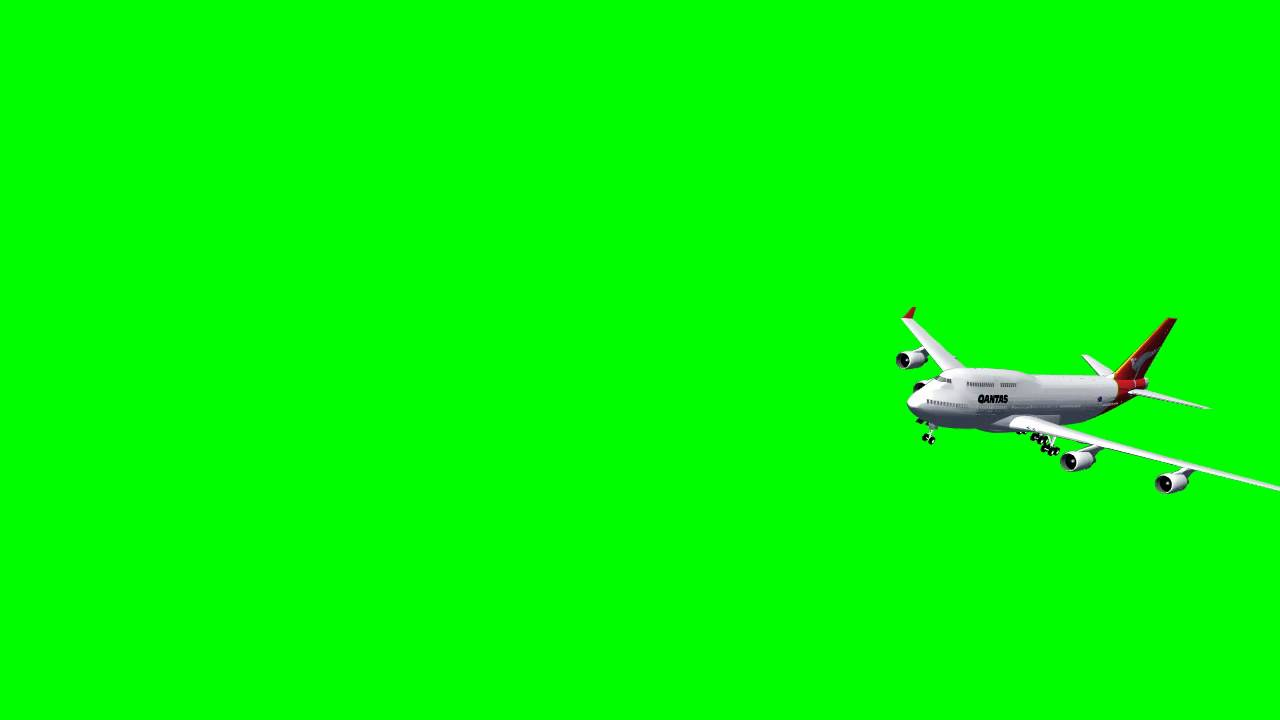
#> input picture task6/image.jpg, 1280 x 720 px
$ jupyter execute --allow-errors task_6.ipynb
#> lines starting #> are read from the running program, lines starting #| are printed output that depends on the picture; after the words box and inside, x2 and y2 are one past the last pixel; in counts of white or black regions, pixels touching at a corner belong together
[cell 1]
import numpy as np
import scipy as sp
import matplotlib.pyplot as plt

### task #1

[cell 2]
mu, sigma = 3, 2
matrix = mu + sigma * np.random.randn(6, 6)
u, s, v = np.linalg.svd(matrix)
#matrix

[cell 3]
u @ np.diag(s) @ v

[cell 4]
k = 1
approx = u[:, :k] @ np.diag(s[:k]) @ v[:k, :]
print(approx)
np.linalg.norm(matrix - approx, ord='fro')

[cell 5]
k = 2
approx = u[:, :k] @ np.diag(s[:k]) @ v[:k, :]
print(approx)
np.linalg.norm(matrix - approx, ord='fro')

[cell 6]
k = 3
approx = u[:, :k] @ np.diag(s[:k]) @ v[:k, :]
print(approx)
np.linalg.norm(matrix - approx, ord='fro')

[cell 7]
k = 4
approx = u[:, :k] @ np.diag(s[:k]) @ v[:k, :]
print(approx)
np.linalg.norm(matrix - approx, ord='fro')

[cell 8]
k = 5
approx = u[:, :k] @ np.diag(s[:k]) @ v[:k, :]
print(approx)
np.linalg.norm(matrix - approx, ord='fro')

### task #2

[cell 9]
import imageio
import scipy.ndimage
import cv2

[cell 10]
image = imageio.imread("image.jpg")
#> image is the input picture: shape (720, 1280, 3); mean R, G, B 3.1, 251.7, 3.1
#> (the rest of this cell did not finish here and is left out)

[cell 11]
print("Image", image.shape)
#| Image (720, 1280, 3)
#> (the rest of this cell did not finish here and is left out)

#> (a cell that did not finish here is left out)

[cell 13]
lower_green = np.array([0, 180, 0])
#> lower_green = [0, 180, 0]
upper_green = np.array([100, 255, 100])

[cell 14]
mask = cv2.inRange(image, lower_green, upper_green)
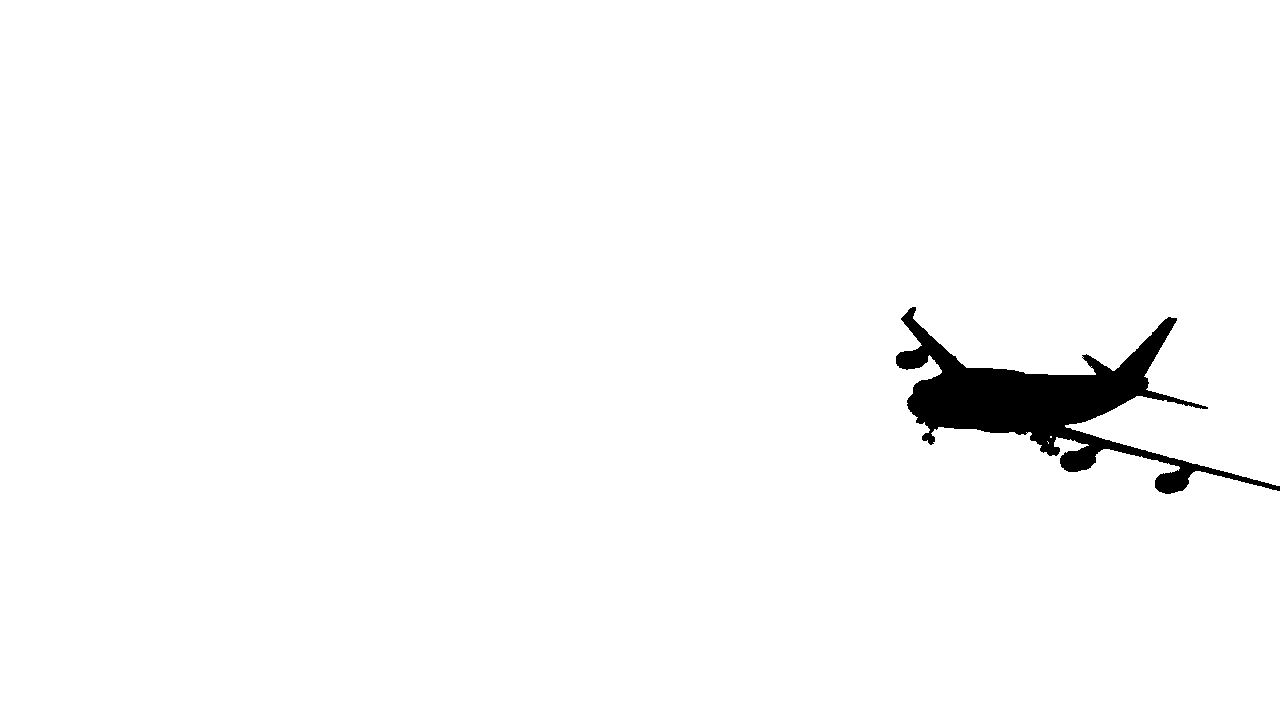
#> mask: shape (720, 1280); 97.9% white; 1 black region, box (x1, y1, x2, y2) and area: (896, 307, 1280, 494) 18947
plt.imshow(mask, cmap='gray')

[cell 15]
masked_image = np.copy(image)
masked_image[mask != 0] = [0,0,0]
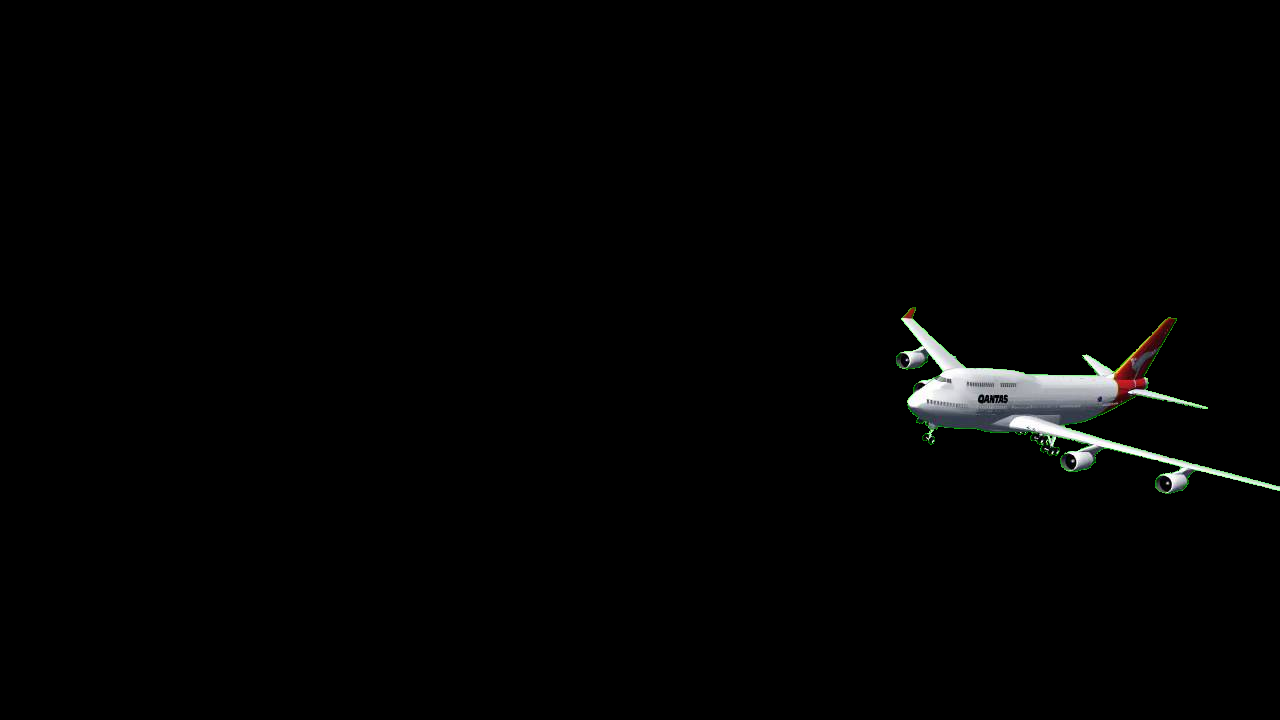
#> masked_image: shape (720, 1280, 3); mean R, G, B 2.9, 3.1, 2.9
plt.imshow(masked_image)
